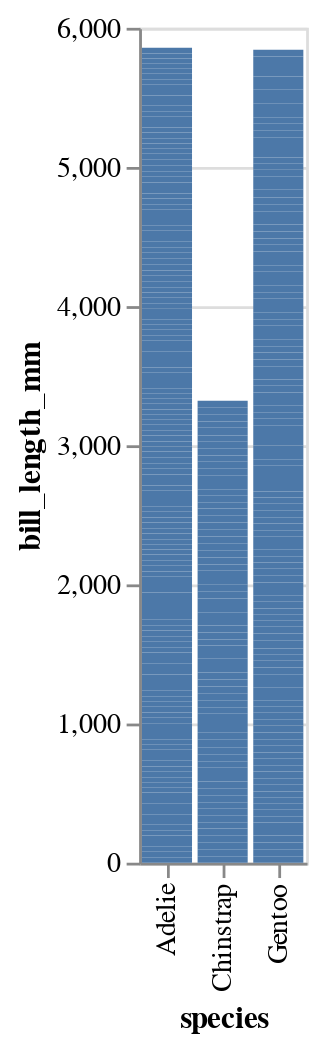

Notebook code cell kept with this figure:
### Markdown cell above
## Median values using Altair

<iframe width="560" height="315" src="https://www.youtube.com/embed/P1TAQiSCEcw" title="YouTube video player" frameborder="0" allow="accelerometer; autoplay; clipboard-write; encrypted-media; gyroscope; picture-in-picture" allowfullscreen></iframe>

### Code cell
alt.Chart(df).mark_bar().encode(
    x="species",
    y="bill_length_mm"
)

### Figure 1 — Vega-Lite specification as saved in the notebook (floating-point values rounded to 4 significant figures; data arrays with more than 128 entries replaced by an {"elided": "..."} marker saying what was removed)
{"config": {"view": {"continuousWidth": 400, "continuousHeight": 300}}, "data": {"name": "data-6503fb4fbd21ca2400956d2086879525"}, "mark": "bar", "encoding": {"x": {"field": "species", "type": "nominal"}, "y": {"field": "bill_length_mm", "type": "quantitative"}}, "$schema": "https://vega.github.io/schema/vega-lite/v4.17.0.json", "datasets": {"data-6503fb4fbd21ca2400956d2086879525": {"elided": "344 records"}}}
